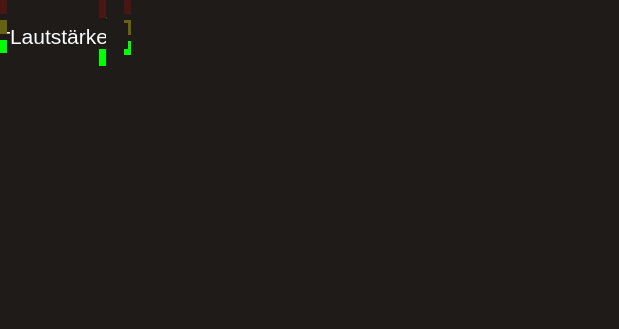
      <widget class="QWidget" name="simpel">
       <property name="sizePolicy">
        <sizepolicy hsizetype="Preferred" vsizetype="Preferred">
         <horstretch>0</horstretch>
         <verstretch>0</verstretch>
        </sizepolicy>
       </property>
       <property name="minimumSize">
        <size>
         <width>120</width>
         <height>80</height>
        </size>
       </property>
       <property name="styleSheet">
        <string notr="true">color: white;background-color : rgb(30, 27, 24)</string>
       </property>
       <widget class="QLabel" name="label">
        <property name="geometry">
         <rect>
          <x>510</x>
          <y>20</y>
          <width>100</width>
          <height>300</height>
         </rect>
        </property>
        <property name="sizePolicy">
         <sizepolicy hsizetype="Fixed" vsizetype="Fixed">
          <horstretch>0</horstretch>
          <verstretch>0</verstretch>
         </sizepolicy>
        </property>
        <property name="text">
         <string/>
        </property>
        <property name="pixmap">
         <pixmap>grafiken/ampelgrün.png</pixmap>
        </property>
        <property name="scaledContents">
         <bool>true</bool>
        </property>
       </widget>
       <widget class="QWidget" name="layoutWidget">
        <property name="geometry">
         <rect>
          <x>0</x>
          <y>0</y>
          <width>60</width>
          <height>55</height>
         </rect>
        </property>
        <layout class="QHBoxLayout" name="horizontalLayout_5">
         <item>
          <widget class="QLabel" name="co2labelsimpel">
           <property name="sizePolicy">
            <sizepolicy hsizetype="Preferred" vsizetype="Fixed">
             <horstretch>0</horstretch>
             <verstretch>0</verstretch>
            </sizepolicy>
           </property>
           <property name="text">
            <string>&lt;html&gt;&lt;head/&gt;&lt;body&gt;&lt;p align=&quot;center&quot;&gt;&lt;span style=&quot; font-size:16pt;&quot;&gt;CO2&lt;/span&gt;&lt;/p&gt;&lt;/body&gt;&lt;/html&gt;</string>
           </property>
           <property name="scaledContents">
            <bool>true</bool>
           </property>
           <property name="alignment">
            <set>Qt::AlignCenter</set>
           </property>
           <property name="wordWrap">
            <bool>true</bool>
           </property>
          </widget>
         </item>
         <item>
          <widget class="QLabel" name="co2labelsimpel_2">
           <property name="sizePolicy">
            <sizepolicy hsizetype="Preferred" vsizetype="Fixed">
             <horstretch>0</horstretch>
             <verstretch>0</verstretch>
            </sizepolicy>
           </property>
           <property name="text">
            <string>&lt;html&gt;&lt;head/&gt;&lt;body&gt;&lt;p align=&quot;center&quot;&gt;&lt;br/&gt;&lt;/p&gt;&lt;/body&gt;&lt;/html&gt;</string>
           </property>
           <property name="scaledContents">
            <bool>true</bool>
           </property>
           <property name="alignment">
            <set>Qt::AlignCenter</set>
           </property>
          </widget>
         </item>
         <item>
          <layout class="QVBoxLayout" name="verticalLayout_5">
           <item>
            <widget class="QLabel" name="einfachAmpelCO2_3">
             <property name="layoutDirection">
              <enum>Qt::LeftToRight</enum>
             </property>
             <property name="styleSheet">
              <string notr="true">background-color: rgba(255, 0, 0, 50);</string>
             </property>
             <property name="text">
              <string/>
             </property>
            </widget>
           </item>
           <item>
            <widget class="QLabel" name="einfachAmpelCO2_2">
             <property name="styleSheet">
              <string notr="true">background-color: rgba(255, 255, 0, 80);</string>
             </property>
             <property name="text">
              <string/>
             </property>
            </widget>
           </item>
           <item>
            <widget class="QLabel" name="einfachAmpelCO2">
             <property name="styleSheet">
              <string notr="true">background-color: rgb(0, 255, 0);</string>
             </property>
             <property name="text">
              <string/>
             </property>
            </widget>
           </item>
          </layout>
         </item>
        </layout>
       </widget>
       <widget class="QWidget" name="layoutWidget">
        <property name="geometry">
         <rect>
          <x>0</x>
          <y>0</y>
          <width>131</width>
          <height>55</height>
         </rect>
        </property>
        <layout class="QHBoxLayout" name="horizontalLayout">
         <item>
          <widget class="QLabel" name="templabelsimpel">
           <property name="sizePolicy">
            <sizepolicy hsizetype="Preferred" vsizetype="Fixed">
             <horstretch>0</horstretch>
             <verstretch>0</verstretch>
            </sizepolicy>
           </property>
           <property name="text">
            <string>&lt;html&gt;&lt;head/&gt;&lt;body&gt;&lt;p align=&quot;center&quot;&gt;&lt;span style=&quot; font-size:16pt;&quot;&gt;Temperatur&lt;/span&gt;&lt;br/&gt;&lt;/p&gt;&lt;/body&gt;&lt;/html&gt;</string>
           </property>
           <property name="scaledContents">
            <bool>true</bool>
           </property>
           <property name="alignment">
            <set>Qt::AlignCenter</set>
           </property>
           <property name="wordWrap">
            <bool>true</bool>
           </property>
          </widget>
         </item>
         <item>
          <widget class="QLabel" name="templabelsimpel_2">
           <property name="sizePolicy">
            <sizepolicy hsizetype="Preferred" vsizetype="Fixed">
             <horstretch>0</horstretch>
             <verstretch>0</verstretch>
            </sizepolicy>
           </property>
           <property name="text">
            <string>&lt;html&gt;&lt;head/&gt;&lt;body&gt;&lt;p align=&quot;center&quot;&gt;&lt;br/&gt;&lt;/p&gt;&lt;/body&gt;&lt;/html&gt;</string>
           </property>
           <property name="scaledContents">
            <bool>true</bool>
           </property>
           <property name="alignment">
            <set>Qt::AlignCenter</set>
           </property>
          </widget>
         </item>
         <item>
          <layout class="QVBoxLayout" name="verticalLayout">
           <item>
            <widget class="QLabel" name="einfacheAmpelTemperatur_3">
             <property name="sizePolicy">
              <sizepolicy hsizetype="Preferred" vsizetype="Preferred">
               <horstretch>0</horstretch>
               <verstretch>0</verstretch>
              </sizepolicy>
             </property>
             <property name="styleSheet">
              <string notr="true">background-color: rgba(255, 0, 0, 50);</string>
             </property>
             <property name="text">
              <string/>
             </property>
            </widget>
           </item>
           <item>
            <widget class="QLabel" name="einfacheAmpelTemperatur_2">
             <property name="sizePolicy">
              <sizepolicy hsizetype="Preferred" vsizetype="Preferred">
               <horstretch>0</horstretch>
               <verstretch>0</verstretch>
              </sizepolicy>
             </property>
             <property name="styleSheet">
              <string notr="true">background-color: rgba(255, 255, 0, 80);</string>
             </property>
             <property name="text">
              <string/>
             </property>
            </widget>
           </item>
           <item>
            <widget class="QLabel" name="einfacheAmpelTemperatur">
             <property name="styleSheet">
              <string notr="true">background-color: rgba(0, 255, 0, 255);</string>
             </property>
             <property name="text">
              <string/>
             </property>
            </widget>
           </item>
          </layout>
         </item>
        </layout>
       </widget>
       <widget class="QWidget" name="layoutWidget">
        <property name="geometry">
         <rect>
          <x>0</x>
          <y>0</y>
          <width>106</width>
          <height>66</height>
         </rect>
        </property>
        <layout class="QHBoxLayout" name="horizontalLayout_3">
         <item>
          <widget class="QLabel" name="helllabelsimpel">
           <property name="sizePolicy">
            <sizepolicy hsizetype="Preferred" vsizetype="Fixed">
             <horstretch>0</horstretch>
             <verstretch>0</verstretch>
            </sizepolicy>
           </property>
           <property name="text">
            <string>&lt;html&gt;&lt;head/&gt;&lt;body&gt;&lt;p align=&quot;center&quot;&gt;&lt;span style=&quot; font-size:16pt;&quot;&gt;Helligkeit&lt;/span&gt;&lt;/p&gt;&lt;/body&gt;&lt;/html&gt;</string>
           </property>
           <property name="scaledContents">
            <bool>true</bool>
           </property>
           <property name="alignment">
            <set>Qt::AlignCenter</set>
           </property>
           <property name="wordWrap">
            <bool>true</bool>
           </property>
          </widget>
         </item>
         <item>
          <widget class="QLabel" name="helllabelsimpel_2">
           <property name="sizePolicy">
            <sizepolicy hsizetype="Preferred" vsizetype="Fixed">
             <horstretch>0</horstretch>
             <verstretch>0</verstretch>
            </sizepolicy>
           </property>
           <property name="text">
            <string>&lt;html&gt;&lt;head/&gt;&lt;body&gt;&lt;p align=&quot;center&quot;&gt;&lt;br/&gt;&lt;/p&gt;&lt;p align=&quot;center&quot;&gt;&lt;br/&gt;&lt;/p&gt;&lt;/body&gt;&lt;/html&gt;</string>
           </property>
           <property name="scaledContents">
            <bool>true</bool>
           </property>
           <property name="alignment">
            <set>Qt::AlignCenter</set>
           </property>
           <property name="wordWrap">
            <bool>false</bool>
           </property>
          </widget>
         </item>
         <item>
          <layout class="QVBoxLayout" name="verticalLayout_2">
           <item>
            <widget class="QLabel" name="einfacheAmpelHelligkeit_3">
             <property name="enabled">
              <bool>true</bool>
             </property>
             <property name="sizeIncrement">
              <size>
               <width>0</width>
               <height>0</height>
              </size>
             </property>
             <property name="baseSize">
              <size>
               <width>0</width>
               <height>0</height>
              </size>
             </property>
             <property name="styleSheet">
              <string notr="true">background-color: rgba(255, 0, 0,50);</string>
             </property>
             <property name="text">
              <string/>
             </property>
             <property name="scaledContents">
              <bool>false</bool>
             </property>
            </widget>
           </item>
           <item>
            <widget class="QLabel" name="einfacheAmpelHelligkeit_2">
             <property name="sizePolicy">
              <sizepolicy hsizetype="Preferred" vsizetype="Preferred">
               <horstretch>0</horstretch>
               <verstretch>0</verstretch>
              </sizepolicy>
             </property>
             <property name="styleSheet">
              <string notr="true">background-color: rgba(255, 255, 0, 80);</string>
             </property>
             <property name="text">
              <string/>
             </property>
             <property name="scaledContents">
              <bool>true</bool>
             </property>
            </widget>
           </item>
           <item>
            <widget class="QLabel" name="einfacheAmpelHelligkeit">
             <property name="styleSheet">
              <string notr="true">background-color: rgb(0, 255, 0);</string>
             </property>
             <property name="text">
              <string/>
             </property>
             <property name="scaledContents">
              <bool>true</bool>
             </property>
            </widget>
           </item>
          </layout>
         </item>
        </layout>
       </widget>
       <widget class="QLabel" name="lautlabelsimpel">
        <property name="geometry">
         <rect>
          <x>10</x>
          <y>24</y>
          <width>96</width>
          <height>25</height>
         </rect>
        </property>
        <property name="sizePolicy">
         <sizepolicy hsizetype="Preferred" vsizetype="Fixed">
          <horstretch>0</horstretch>
          <verstretch>0</verstretch>
         </sizepolicy>
        </property>
        <property name="text">
         <string>&lt;html&gt;&lt;head/&gt;&lt;body&gt;&lt;p align=&quot;center&quot;&gt;&lt;span style=&quot; font-size:16pt;&quot;&gt;Lautstärke&lt;/span&gt;&lt;/p&gt;&lt;/body&gt;&lt;/html&gt;</string>
        </property>
        <property name="scaledContents">
         <bool>true</bool>
        </property>
        <property name="alignment">
         <set>Qt::AlignCenter</set>
        </property>
        <property name="wordWrap">
         <bool>true</bool>
        </property>
       </widget>
       <widget class="QLabel" name="lautlabelsimpel_2">
        <property name="geometry">
         <rect>
          <x>112</x>
          <y>23</y>
          <width>16</width>
          <height>26</height>
         </rect>
        </property>
        <property name="sizePolicy">
         <sizepolicy hsizetype="Preferred" vsizetype="Fixed">
          <horstretch>0</horstretch>
          <verstretch>0</verstretch>
         </sizepolicy>
        </property>
        <property name="text">
         <string>&lt;html&gt;&lt;head/&gt;&lt;body&gt;&lt;p align=&quot;center&quot;&gt;&lt;br/&gt;&lt;/p&gt;&lt;/body&gt;&lt;/html&gt;</string>
        </property>
        <property name="scaledContents">
         <bool>true</bool>
        </property>
        <property name="alignment">
         <set>Qt::AlignCenter</set>
        </property>
       </widget>
       <widget class="QWidget" name="layoutWidget">
        <property name="geometry">
         <rect>
          <x>0</x>
          <y>0</y>
          <width>7</width>
          <height>53</height>
         </rect>
        </property>
        <layout class="QVBoxLayout" name="verticalLayout_3">
         <item>
          <widget class="QLabel" name="einfacheAmpelLaut_3">
           <property name="styleSheet">
            <string notr="true">background-color: rgba(255, 0, 0, 50);</string>
           </property>
           <property name="text">
            <string/>
           </property>
          </widget>
         </item>
         <item>
          <widget class="QLabel" name="einfacheAmpelLaut_2">
           <property name="styleSheet">
            <string notr="true">background-color: rgba(255, 255, 0, 80);</string>
           </property>
           <property name="text">
            <string/>
           </property>
          </widget>
         </item>
         <item>
          <widget class="QLabel" name="einfacheAmpelLaut">
           <property name="styleSheet">
            <string notr="true">background-color: rgb(0, 255, 0);</string>
           </property>
           <property name="text">
            <string/>
           </property>
          </widget>
         </item>
        </layout>
       </widget>
      </widget>
